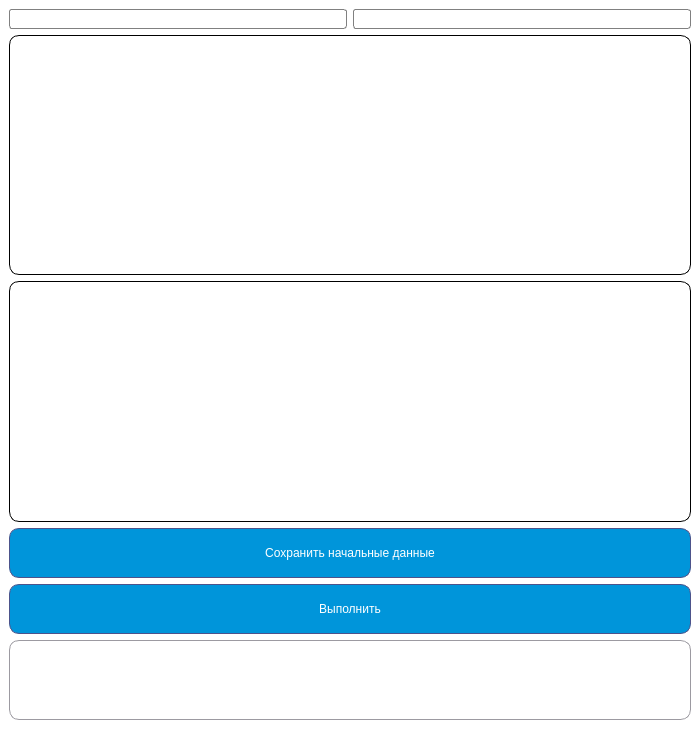
<?xml version="1.0" encoding="UTF-8"?>
<ui version="4.0">
 <class>MainWindow</class>
 <widget class="QMainWindow" name="MainWindow">
  <property name="geometry">
   <rect>
    <x>0</x>
    <y>0</y>
    <width>700</width>
    <height>749</height>
   </rect>
  </property>
  <property name="minimumSize">
   <size>
    <width>700</width>
    <height>700</height>
   </size>
  </property>
  <property name="windowTitle">
   <string>Надежность информационных систем</string>
  </property>
  <property name="windowIcon">
   <iconset>
    <normaloff>:/icons/icons/calculator.svg</normaloff>:/icons/icons/calculator.svg</iconset>
  </property>
  <property name="styleSheet">
   <string notr="true">background-color:rgb(255, 255, 255);</string>
  </property>
  <widget class="QWidget" name="centralwidget">
   <property name="styleSheet">
    <string notr="true">QListWidget{
	selection-background-color: rgb(129, 136, 188);
}

QScrollBar:vertical, QScrollBar:horizontal{
	border: none;
	background-color: rgb(243, 243, 248);
	width: 6px;
	margin: 0px 0 0px 0;
	border-radius: 0px;
}

QScrollBar::handle::vertical, QScrollBar::handle::horizontal{
	background-color: rgb(202, 203, 213);
	width: 3px;
	border-radius: 3px;
}

QScrollBar::handle::vertical:hover, QScrollBar::handle::horizontal:hover{
	background-color: rgb(202, 203, 213);
}

QScrollBar::handle::vertical:pressed, QScrollBar::handle::horizontal:pressed{
	background-color:rgb(129, 136, 188);
}

QScrollBar::sub-line:vertical, QScrollBar::sub-line:horizontal{
	border: none;
	background-color: rgb(243, 243, 248);
	height: 8px;
	border-top-right-radius: 3px;
	border-top-left-radius: 3px;
	subcontrol-position: top;
	subcontrol-origin: margin;
}

QScrollBar::sub-line::vertical:hover, QScrollBar::sub-line::horizontal:hover{
	background-color: rgb(202, 203, 213);
}

QScrollBar::sub-line::vertical:pressed, QScrollBar::sub-line::horizontal:pressed{
	background-color:rgb(129, 136, 188);
}

QScrollBar::add-line:vertical, QScrollBar::add-line:horizontal{
	border: none;
	background-color: rgb(243, 243, 248);
	height: 8px;
	border-top-right-radius: 3px;
	border-top-left-radius: 3px;
	subcontrol-position: bottom;
	subcontrol-origin: margin;
}

QScrollBar::add-line::vertical:hover, QScrollBar::add-line::horizontal:hover{
	background-color: rgb(202, 203, 213);
}

QScrollBar::add-line::vertical:pressed, QScrollBar::add-line::horizontal:pressed{
	background-color:rgb(129, 136, 188);
}

QScrollBar::up-arrow:vertical, QScrollBar::down-arrow:vertical, QScrollBar::up-arrow:horizontal, QScrollBar::down-arrow:horizontal{
	background: none;
}

QScrollBar::ad-page:vertical, QScrollBar::sub-page:vertical, QScrollBar::add-page:horizontal, QScrollBar::sub-page:horizontal{
	background: none;
}</string>
   </property>
   <layout class="QVBoxLayout" name="verticalLayout" stretch="0,3,3,0,0,1,0">
    <item>
     <layout class="QHBoxLayout" name="horizontalLayout">
      <item>
       <widget class="QComboBox" name="cb_labs">
        <property name="styleSheet">
         <string notr="true">QComboBox {
    border: 1px solid gray;
    border-radius: 3px;
    padding: 1px 18px 1px 3px;
    min-width: 6em;
    color: black;
    selection-background-color: rgb(240, 240, 240);
    selection-color: rgb(25, 25, 25);
}

QComboBox QAbstractItemView {
	color: rgb(240, 240, 240);
    background:  rgb(240, 240, 240);
    border: 1px solid gray;
    border-radius: 3px;
    padding: 1px 18px 1px 3px;
    min-width: 6em;
}

QComboBox:on { /* shift the text when the popup opens */
    padding-top: 3px;
    padding-left: 4px;
}

QComboBox::drop-down {
    subcontrol-origin: padding;
    subcontrol-position: top right;
    width: 0px;
    height: 0px;
    border: 0px;

    border-left-width: 1px;
    border-left-color: darkgray;
    border-left-style: solid; /* just a single line */
    border-top-right-radius: 3px; /* same radius as the QComboBox */
    border-bottom-right-radius: 3px;
}

QComboBox::down-arrow {
    image: url(/usr/share/icons/crystalsvg/16x16/actions/1downarrow.png);
}

QComboBox::down-arrow:on { /* shift the arrow when popup is open */
    top: 1px;
    left: 1px;
}</string>
        </property>
       </widget>
      </item>
      <item>
       <widget class="QComboBox" name="cb_variants">
        <property name="styleSheet">
         <string notr="true">QComboBox {
    border: 1px solid gray;
    border-radius: 3px;
    padding: 1px 18px 1px 3px;
    min-width: 6em;
    color: black;
    selection-background-color: rgb(240, 240, 240);
    selection-color: rgb(25, 25, 25);
}

QComboBox QAbstractItemView {
	color: rgb(240, 240, 240);
    background:  rgb(240, 240, 240);
    border: 1px solid gray;
    border-radius: 3px;
    padding: 1px 18px 1px 3px;
    min-width: 6em;
}

QComboBox:on { /* shift the text when the popup opens */
    padding-top: 3px;
    padding-left: 4px;
}

QComboBox::drop-down {
    subcontrol-origin: padding;
    subcontrol-position: top right;
    width: 0px;
    height: 0px;
    border: 0px;

    border-left-width: 1px;
    border-left-color: darkgray;
    border-left-style: solid; /* just a single line */
    border-top-right-radius: 3px; /* same radius as the QComboBox */
    border-bottom-right-radius: 3px;
}

QComboBox::down-arrow {
    image: url(/usr/share/icons/crystalsvg/16x16/actions/1downarrow.png);
}

QComboBox::down-arrow:on { /* shift the arrow when popup is open */
    top: 1px;
    left: 1px;
}</string>
        </property>
       </widget>
      </item>
     </layout>
    </item>
    <item>
     <layout class="QHBoxLayout" name="layout_all" stretch="0,0">
      <item>
       <layout class="QVBoxLayout" name="layout_input" stretch="1">
        <item>
         <widget class="QListWidget" name="list_methods">
          <property name="enabled">
           <bool>true</bool>
          </property>
          <property name="minimumSize">
           <size>
            <width>250</width>
            <height>0</height>
           </size>
          </property>
          <property name="font">
           <font>
            <family>Fira Sans</family>
            <pointsize>-1</pointsize>
            <weight>50</weight>
            <italic>false</italic>
            <bold>false</bold>
            <stylestrategy>PreferDefault</stylestrategy>
            <kerning>true</kerning>
           </font>
          </property>
          <property name="styleSheet">
           <string notr="true">QListWidget{
	color: black;
	border: 1px solid black;
	border-radius: 10px;
	selection-background-color: rgb(140, 200, 218);
	font: 14px &quot;Fira Sans&quot;, sans-serif;
}

QScrollBar:horizontal {
    border: 2px darkgray;
    background: silver;
    height: 15px;
    margin: 0px 40px 0 0px;
}

QScrollBar::handle:horizontal {
    background: gray;
    min-width: 20px;
}

QScrollBar::add-line:horizontal {
    background: lightslategray;
    width: 16px;
    subcontrol-position: right;
    subcontrol-origin: margin;
    border: 1px solid black;
}

QScrollBar::sub-line:horizontal {
    background: lightslategray;
    width: 16px;
    subcontrol-position: top right;
    subcontrol-origin: margin;
    border: 1px solid black;
    right: 20px;
    margin: 2px 0px 0px
}

QScrollBar::add-page:horizontal, QScrollBar::sub-page:horizontal {
    background: none;
}</string>
          </property>
         </widget>
        </item>
       </layout>
      </item>
      <item>
       <layout class="QVBoxLayout" name="layout_output_pictures"/>
      </item>
     </layout>
    </item>
    <item>
     <widget class="QListWidget" name="list_input">
      <property name="styleSheet">
       <string notr="true">QWidget{
	color: black;
	border: 1px solid black;
	border-radius: 10px;
	font: 22px &quot;Ubuntu Light&quot;, sans-serif, center;
}
</string>
      </property>
     </widget>
    </item>
    <item>
     <widget class="QPushButton" name="pb_save_input">
      <property name="minimumSize">
       <size>
        <width>0</width>
        <height>50</height>
       </size>
      </property>
      <property name="styleSheet">
       <string notr="true">QPushButton{
	color: white;
	border: 1px solid rgb(77, 83, 139);	
	background-color:rgb(0,149,218);
	border-radius: 10px;
	font: 24px &quot;Fira Sans&quot;, sans-serif, center;
}

QPushButton:hover {
	color: black;  
	background-color: rgb(140, 200, 218);
	font: 24px &quot;Fira Sans&quot;, sans-serif, center;
}</string>
      </property>
      <property name="text">
       <string>Сохранить начальные данные</string>
      </property>
     </widget>
    </item>
    <item>
     <widget class="QPushButton" name="pb_calculate">
      <property name="sizePolicy">
       <sizepolicy hsizetype="Minimum" vsizetype="Fixed">
        <horstretch>0</horstretch>
        <verstretch>0</verstretch>
       </sizepolicy>
      </property>
      <property name="minimumSize">
       <size>
        <width>0</width>
        <height>50</height>
       </size>
      </property>
      <property name="styleSheet">
       <string notr="true">QPushButton{
	color: white;
	border: 1px solid rgb(77, 83, 139);	
	background-color:rgb(0,149,218);
	border-radius: 10px;
	font: 24px &quot;Fira Sans&quot;, sans-serif, center;
}

QPushButton:hover {
	color: black;  
	background-color: rgb(140, 200, 218);
	font: 24px &quot;Fira Sans&quot;, sans-serif, center;
}</string>
      </property>
      <property name="text">
       <string>Выполнить</string>
      </property>
     </widget>
    </item>
    <item>
     <layout class="QHBoxLayout" name="layout_output">
      <item>
       <widget class="QTextBrowser" name="text_entry">
        <property name="styleSheet">
         <string notr="true">QTextBrowser{
	text-align: center;
	height: 300%;
	width: 100%;
	color: black;
	border: 1px solid rgb(156, 154, 161);
	border-radius: 10px;
	font: 22px &quot;Fira Sans&quot;, sans-serif;
}</string>
        </property>
        <property name="readOnly">
         <bool>true</bool>
        </property>
        <property name="html">
         <string>&lt;!DOCTYPE HTML PUBLIC &quot;-//W3C//DTD HTML 4.0//EN&quot; &quot;http://www.w3.org/TR/REC-html40/strict.dtd&quot;&gt;
&lt;html&gt;&lt;head&gt;&lt;meta name=&quot;qrichtext&quot; content=&quot;1&quot; /&gt;&lt;style type=&quot;text/css&quot;&gt;
p, li { white-space: pre-wrap; }
&lt;/style&gt;&lt;/head&gt;&lt;body style=&quot; font-family:'Fira Sans','sans-serif'; font-size:22px; font-weight:400; font-style:normal;&quot;&gt;
&lt;p style=&quot;-qt-paragraph-type:empty; margin-top:0px; margin-bottom:0px; margin-left:0px; margin-right:0px; -qt-block-indent:0; text-indent:0px; font-family:'Fira Sans,sans-serif'; font-size:36px;&quot;&gt;&lt;br /&gt;&lt;/p&gt;&lt;/body&gt;&lt;/html&gt;</string>
        </property>
        <property name="textInteractionFlags">
         <set>Qt::TextSelectableByKeyboard|Qt::TextSelectableByMouse</set>
        </property>
       </widget>
      </item>
     </layout>
    </item>
    <item>
     <widget class="QLabel" name="lbl_temp">
      <property name="enabled">
       <bool>true</bool>
      </property>
      <property name="sizePolicy">
       <sizepolicy hsizetype="Preferred" vsizetype="Maximum">
        <horstretch>0</horstretch>
        <verstretch>0</verstretch>
       </sizepolicy>
      </property>
      <property name="styleSheet">
       <string notr="true">color: #888;</string>
      </property>
      <property name="alignment">
       <set>Qt::AlignRight|Qt::AlignTrailing|Qt::AlignVCenter</set>
      </property>
     </widget>
    </item>
   </layout>
  </widget>
 </widget>
 <resources/>
 <connections/>
</ui>
